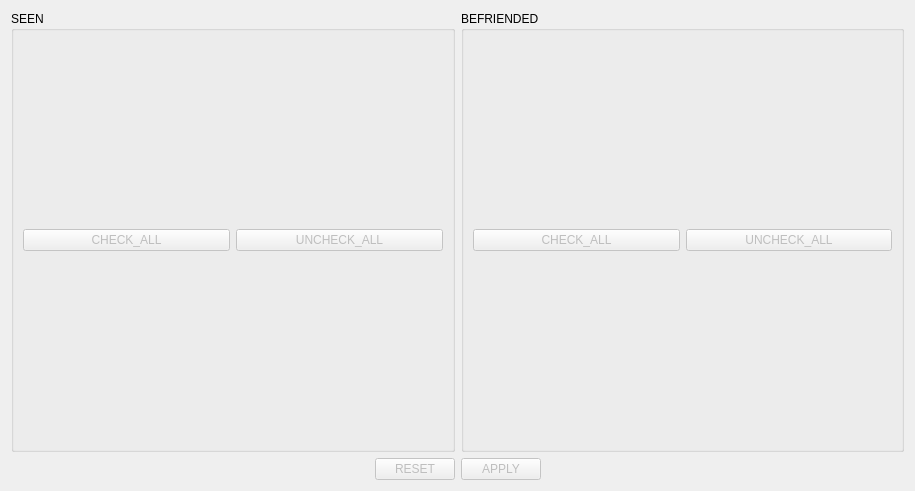
<?xml version="1.0" encoding="UTF-8"?>
<ui version="4.0">
 <class>MedaliumTab</class>
 <widget class="QWidget" name="MedaliumTab">
  <property name="geometry">
   <rect>
    <x>0</x>
    <y>0</y>
    <width>915</width>
    <height>491</height>
   </rect>
  </property>
  <property name="windowTitle">
   <string notr="true">Form</string>
  </property>
  <layout class="QVBoxLayout" name="verticalLayout_2">
   <item>
    <layout class="QVBoxLayout" name="verticalLayout">
     <item>
      <layout class="QHBoxLayout" name="horizontalLayout">
       <item>
        <widget class="QGroupBox" name="groupBox">
         <property name="title">
          <string>SEEN</string>
         </property>
         <layout class="QVBoxLayout" name="verticalLayout_3">
          <item>
           <layout class="QVBoxLayout" name="seenLayout">
            <item>
             <layout class="QHBoxLayout" name="horizontalLayout_2">
              <item>
               <widget class="QPushButton" name="seenCheckAll">
                <property name="enabled">
                 <bool>false</bool>
                </property>
                <property name="text">
                 <string>CHECK_ALL</string>
                </property>
               </widget>
              </item>
              <item>
               <widget class="QPushButton" name="seenUncheckAll">
                <property name="enabled">
                 <bool>false</bool>
                </property>
                <property name="text">
                 <string>UNCHECK_ALL</string>
                </property>
               </widget>
              </item>
             </layout>
            </item>
           </layout>
          </item>
         </layout>
        </widget>
       </item>
       <item>
        <widget class="QGroupBox" name="groupBox_2">
         <property name="title">
          <string>BEFRIENDED</string>
         </property>
         <layout class="QVBoxLayout" name="verticalLayout_6">
          <item>
           <layout class="QVBoxLayout" name="befriendedLayout">
            <item>
             <layout class="QHBoxLayout" name="horizontalLayout_4">
              <item>
               <widget class="QPushButton" name="befriendedCheckAll">
                <property name="enabled">
                 <bool>false</bool>
                </property>
                <property name="text">
                 <string>CHECK_ALL</string>
                </property>
               </widget>
              </item>
              <item>
               <widget class="QPushButton" name="befriendedUncheckAll">
                <property name="enabled">
                 <bool>false</bool>
                </property>
                <property name="text">
                 <string>UNCHECK_ALL</string>
                </property>
               </widget>
              </item>
             </layout>
            </item>
           </layout>
          </item>
         </layout>
        </widget>
       </item>
      </layout>
     </item>
    </layout>
   </item>
   <item>
    <layout class="QHBoxLayout" name="horizontalLayout_3">
     <item>
      <spacer name="horizontalSpacer">
       <property name="orientation">
        <enum>Qt::Horizontal</enum>
       </property>
       <property name="sizeHint" stdset="0">
        <size>
         <width>40</width>
         <height>20</height>
        </size>
       </property>
      </spacer>
     </item>
     <item>
      <widget class="QPushButton" name="resetButton">
       <property name="enabled">
        <bool>false</bool>
       </property>
       <property name="text">
        <string>RESET</string>
       </property>
      </widget>
     </item>
     <item>
      <widget class="QPushButton" name="applyButton">
       <property name="enabled">
        <bool>false</bool>
       </property>
       <property name="text">
        <string>APPLY</string>
       </property>
      </widget>
     </item>
     <item>
      <spacer name="horizontalSpacer_2">
       <property name="orientation">
        <enum>Qt::Horizontal</enum>
       </property>
       <property name="sizeHint" stdset="0">
        <size>
         <width>40</width>
         <height>20</height>
        </size>
       </property>
      </spacer>
     </item>
    </layout>
   </item>
  </layout>
 </widget>
 <resources/>
 <connections/>
</ui>
